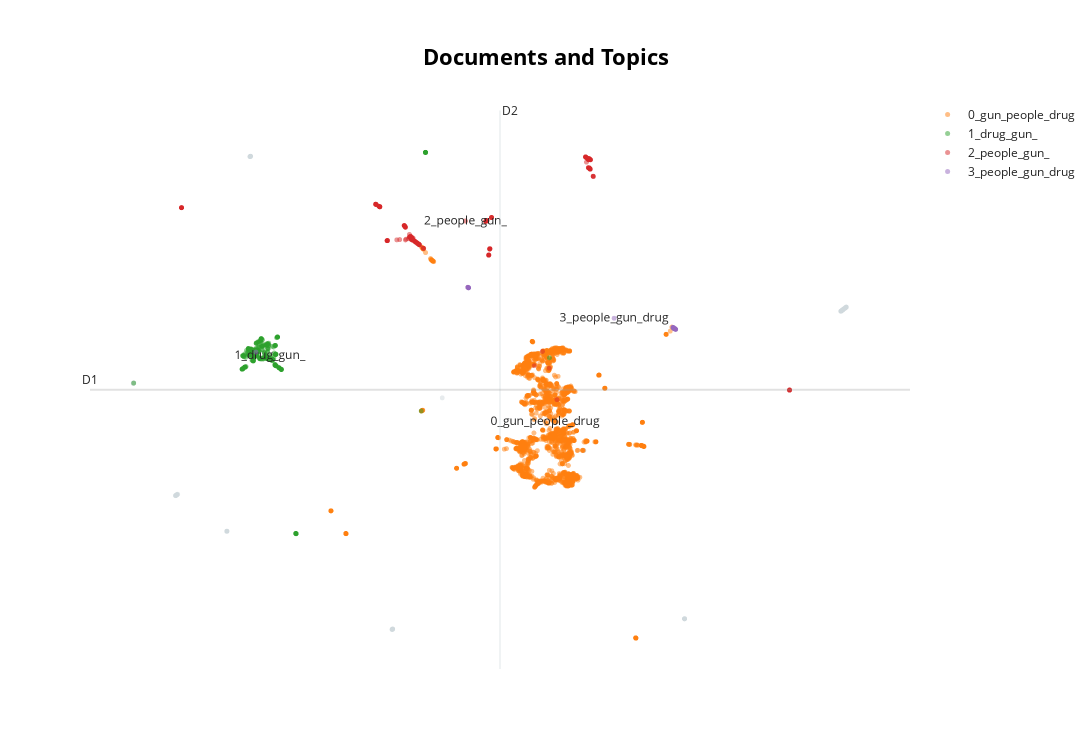

Notebook code cell kept with this figure:
### Code cell
topic_model.visualize_documents(labels, reduced_embeddings=reduced_embeddings, hide_document_hover=True)

### Figure 1 — Plotly figure (JSON) as saved in the notebook; plotly's stock layout.template omitted (floating-point values rounded to 4 significant figures; data arrays with more than 128 entries replaced by an {"elided": "..."} marker saying what was removed)
{"data": [{"hoverinfo": "text", "marker": {"color": "#CFD8DC", "opacity": 0.5, "size": 5}, "mode": "markers+text", "name": "other", "showlegend": false, "type": "scattergl", "x": {"elided": "152 float values"}, "y": {"elided": "152 float values"}}, {"hoverinfo": "text", "marker": {"opacity": 0.5, "size": 5}, "mode": "markers+text", "name": "0_gun_people_drug", "text": {"elided": "2153 str values"}, "textfont": {"size": 12}, "type": "scattergl", "x": {"elided": "2153 float values"}, "y": {"elided": "2153 float values"}}, {"hoverinfo": "text", "marker": {"opacity": 0.5, "size": 5}, "mode": "markers+text", "name": "1_drug_gun_", "text": {"elided": "343 str values"}, "textfont": {"size": 12}, "type": "scattergl", "x": {"elided": "343 float values"}, "y": {"elided": "343 float values"}}, {"hoverinfo": "text", "marker": {"opacity": 0.5, "size": 5}, "mode": "markers+text", "name": "2_people_gun_", "text": {"elided": "288 str values"}, "textfont": {"size": 12}, "type": "scattergl", "x": {"elided": "288 float values"}, "y": {"elided": "288 float values"}}, {"hoverinfo": "text", "marker": {"opacity": 0.5, "size": 5}, "mode": "markers+text", "name": "3_people_gun_drug", "text": ["", "", "", "", "", "", "", "", "", "", "", "", "", "", "", "", "", "", "", "", "", "", "", "", "", "", "", "", "", "", "", "", "", "", "", "", "", "", "", "", "", "", "", "", "", "", "", "", "", "", "", "", "", "", "", "", "", "", "", "", "", "", "", "", "", "3_people_gun_drug"], "textfont": {"size": 12}, "type": "scattergl", "x": [13.15, 13.23, 13.2, 2.448, 13.23, 13.28, 13.23, 13.26, 13.25, 13.24, 13.27, 2.452, 13.3, 13.28, 13.22, 2.417, 13.24, 13.22, 13.19, 13.28, 13.22, 13.29, 13.17, 13.17, -8.683, 2.417, 13.25, 13.24, 13.18, 13.22, 13.19, 2.417, 2.451, 2.452, 2.452, 13.24, 13.26, 13.28, 13.16, 13.27, 13.26, 13.23, 13.27, 13.28, 2.451, 2.44, 13.19, 13.25, 13.19, 13.26, 13.15, 2.447, 13.3, 13.2, 2.448, 13.3, 2.452, 2.417, 13.28, 13.25, 2.451, 2.451, 2.452, 13.25, 13.19, 10.08], "y": [8.364, 8.272, 8.297, 11.54, 8.273, 8.221, 8.265, 8.241, 8.248, 8.242, 8.23, 11.53, 8.201, 8.223, 8.283, 11.57, 8.257, 8.283, 8.306, 8.225, 8.278, 8.211, 8.35, 8.333, 6.384, 11.57, 8.271, 8.259, 8.303, 8.296, 8.339, 11.57, 11.53, 11.53, 11.53, 8.258, 8.244, 8.224, 8.349, 8.229, 8.246, 8.266, 8.236, 8.224, 11.53, 11.54, 8.311, 8.252, 8.263, 8.239, 8.356, 11.54, 8.206, 8.303, 11.53, 8.205, 11.53, 11.57, 8.219, 8.25, 11.53, 11.53, 11.53, 8.256, 8.31, 9.094]}], "layout": {"annotations": [{"showarrow": false, "text": "D1", "x": -17.37, "y": 3.371, "yshift": 10}, {"showarrow": false, "text": "D2", "x": 4.099, "xshift": 10, "y": 25.71}], "height": 750, "shapes": [{"line": {"color": "#CFD8DC", "width": 2}, "type": "line", "x0": 4.099, "x1": 4.099, "y0": -18.97, "y1": 25.71}, {"line": {"color": "#9E9E9E", "width": 2}, "type": "line", "x0": -17.37, "x1": 25.57, "y0": 3.371, "y1": 3.371}], "title": {"font": {"color": "Black", "size": 22}, "text": "<b>Documents and Topics</b>", "x": 0.5, "xanchor": "center", "yanchor": "top"}, "width": 1200, "xaxis": {"visible": false}, "yaxis": {"visible": false}}}
